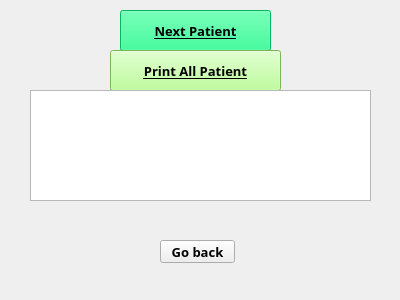
<?xml version="1.0" encoding="UTF-8"?>
<ui version="4.0">
 <class>DoctorPrintPatient</class>
 <widget class="QWidget" name="DoctorPrintPatient">
  <property name="geometry">
   <rect>
    <x>0</x>
    <y>0</y>
    <width>400</width>
    <height>300</height>
   </rect>
  </property>
  <property name="windowTitle">
   <string>Form</string>
  </property>
  <widget class="QPushButton" name="NextPatientButton">
   <property name="geometry">
    <rect>
     <x>120</x>
     <y>10</y>
     <width>151</width>
     <height>41</height>
    </rect>
   </property>
   <property name="font">
    <font>
     <family>Rockwell</family>
     <pointsize>10</pointsize>
     <weight>75</weight>
     <bold>true</bold>
     <underline>true</underline>
    </font>
   </property>
   <property name="styleSheet">
    <string notr="true">background-color:rgb(0, 255, 127)</string>
   </property>
   <property name="text">
    <string>Next Patient</string>
   </property>
  </widget>
  <widget class="QPushButton" name="PrintAllButton">
   <property name="geometry">
    <rect>
     <x>110</x>
     <y>50</y>
     <width>171</width>
     <height>41</height>
    </rect>
   </property>
   <property name="font">
    <font>
     <family>Rockwell</family>
     <pointsize>10</pointsize>
     <weight>75</weight>
     <bold>true</bold>
     <underline>true</underline>
    </font>
   </property>
   <property name="styleSheet">
    <string notr="true">background-color:rgb(170, 255, 127)</string>
   </property>
   <property name="text">
    <string>Print All Patient</string>
   </property>
  </widget>
  <widget class="QTextBrowser" name="textBrowser">
   <property name="geometry">
    <rect>
     <x>30</x>
     <y>90</y>
     <width>341</width>
     <height>111</height>
    </rect>
   </property>
  </widget>
  <widget class="QPushButton" name="pushButton_2">
   <property name="geometry">
    <rect>
     <x>160</x>
     <y>240</y>
     <width>75</width>
     <height>23</height>
    </rect>
   </property>
   <property name="font">
    <font>
     <family>Rockwell</family>
     <pointsize>10</pointsize>
     <weight>75</weight>
     <bold>true</bold>
    </font>
   </property>
   <property name="text">
    <string>Go back</string>
   </property>
  </widget>
 </widget>
 <resources/>
 <connections/>
</ui>
